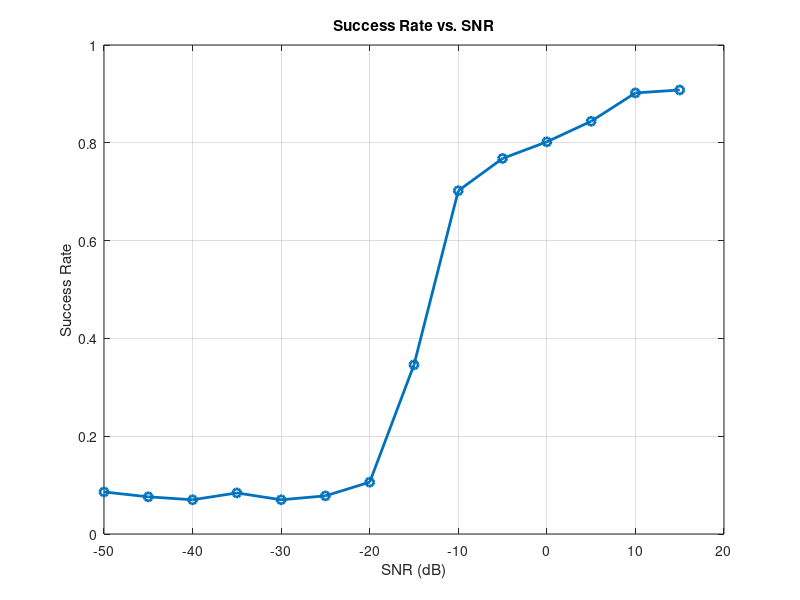
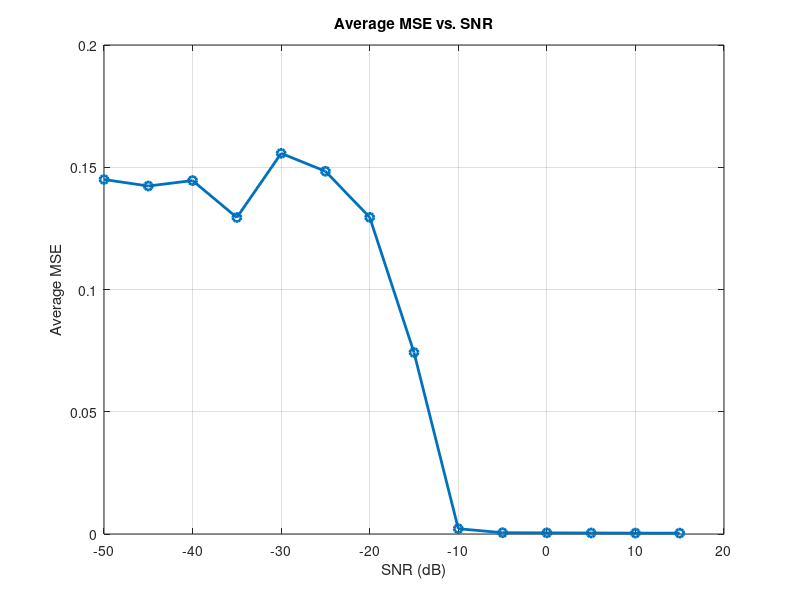

These figures' MATLAB source, in order:
clc;
clear all;
close all;

rng(42);  % For reproducibility

% Signal Parameters
fo = 1000;  % Initial frequency of the chirp signal (Hz)
k = 12000;  % Chirp rate (Hz/s)
T = 0.1;  % Duration of the chirp signal (s)
Fs = 100000;  % Sampling frequency (Hz)
T_full = 1;  % Duration of the full signal (s)
N_full = T_full * Fs;  % Number of samples in the full signal

numTests = 500;  % Number of tests
SNR_range = [-50, -45, -40, -35, -30, -25, -20, -15, -10, -5, 0, 5, 10, 15];  % Different SNR values (dB)

% Initialize result storage
results = struct();

% Number of repetitions
num_repetitions = 3;

for snr_idx = 1:length(SNR_range)
    SNR_dB = SNR_range(snr_idx);

    % Storage for errors in each repetition
    errors = zeros(1, num_repetitions);
    estimated_end_times = zeros(1, num_repetitions);
    
    % Perform 500 tests for each SNR value
    mse_snr = 0;
    correct_count = 0;
    
    for test = 1:numTests
        % Time vector
        t = 0:1/Fs:T-1/Fs; 
        signal = cos(2*pi*(fo*t + 0.5*k*t.^2)); 
        N = length(t);  % Number of samples in the signal
    
        % Calculate noise power for the given SNR
        signal_power = (signal * signal') / N;
        noise_power = signal_power / (10^(SNR_dB/10));
    
        % Generate random start time within [0.01, 0.9] seconds
        start_time = 0.01 + (0.9 - 0.01) * rand;
        start_point = round(start_time * Fs);
    
        % Scale full noise to the required noise power
        noise_full = sqrt(noise_power) * randn(1, N_full);
        signal_noise_full = noise_full;
        signal_noise_full(start_point:start_point+N-1) = signal_noise_full(start_point:start_point+N-1) + signal;
        
        estimated_end_times = zeros(1, num_repetitions);
    
        for rep = 1:num_repetitions
    
            % Window parameters
            window_size = 0.05 * Fs;  % 50 ms window
            overlap_size = 0.025 * Fs;  % 25 ms overlap
            num_windows = floor((N_full - overlap_size) / (window_size - overlap_size));
            window_function = hanning(window_size);  % Hanning window
        
            window_energies = zeros(1, num_windows);
        
            for win_idx = 1:num_windows
                start_sample = (win_idx - 1) * (window_size - overlap_size) + 1;
                end_sample = start_sample + window_size - 1;
        
                if end_sample > N_full
                    break;
                end
        
                windowed_signal = signal_noise_full(start_sample:end_sample) .* window_function';
        
                % Calculate energy of the windowed signal
                window_energy = sum(windowed_signal.^2);
                window_energies(win_idx) = window_energy;
            end
        
            % Find the window with the maximum energy
            [~, max_energy_idx] = max(window_energies);
        
            % Ensure the estimated end time does not exceed 1 second and is at least 0.1 seconds
            estimated_end_time = max(min((max_energy_idx * (window_size - overlap_size) + window_size - 1) / Fs, 1), 0.1);
        
            % Store result
            estimated_end_times(rep) = estimated_end_time;
        end
    
        actual_end_time = start_time + 0.1;
    
        % Calculate the median of the results
        median_estimated_end_time = median(estimated_end_times);
        squared_error = (actual_end_time - median_estimated_end_time)^2;
        mse_snr = mse_snr + squared_error;
    
        if abs(actual_end_time - median_estimated_end_time) <= 0.03
            correct_count = correct_count + 1;
        end 
    end

    % Store MSE and success rate for each SNR value
    average_MSE = mse_snr / numTests;
    average_success_rate = correct_count / numTests;
    
    results(snr_idx).SNR = SNR_dB;
    results(snr_idx).Average_MSE = average_MSE;
    results(snr_idx).Average_Success_Rate = average_success_rate;
end

% Display results
for snr_idx = 1:length(SNR_range)
    fprintf('SNR: %d dB\n', results(snr_idx).SNR);
    fprintf('Average MSE: %f\n', results(snr_idx).Average_MSE);
    fprintf('Average Success Rate: %f\n\n', results(snr_idx).Average_Success_Rate);
    fprintf('----------------------\n');
end

% Extract SNR values and corresponding success rates
snr_values = [results.SNR];
success_rates = [results.Average_Success_Rate];
mse_values = [results.Average_MSE];

% Plot success rate vs. SNR
figure;
plot(snr_values, success_rates, '-o', 'LineWidth', 2);
xlabel('SNR (dB)');
ylabel('Success Rate');
title('Success Rate vs. SNR');
grid on;

% Plot average MSE vs. SNR
figure;
plot(snr_values, mse_values, '-o', 'LineWidth', 2);
xlabel('SNR (dB)');
ylabel('Average MSE');
title('Average MSE vs. SNR');
grid on;
